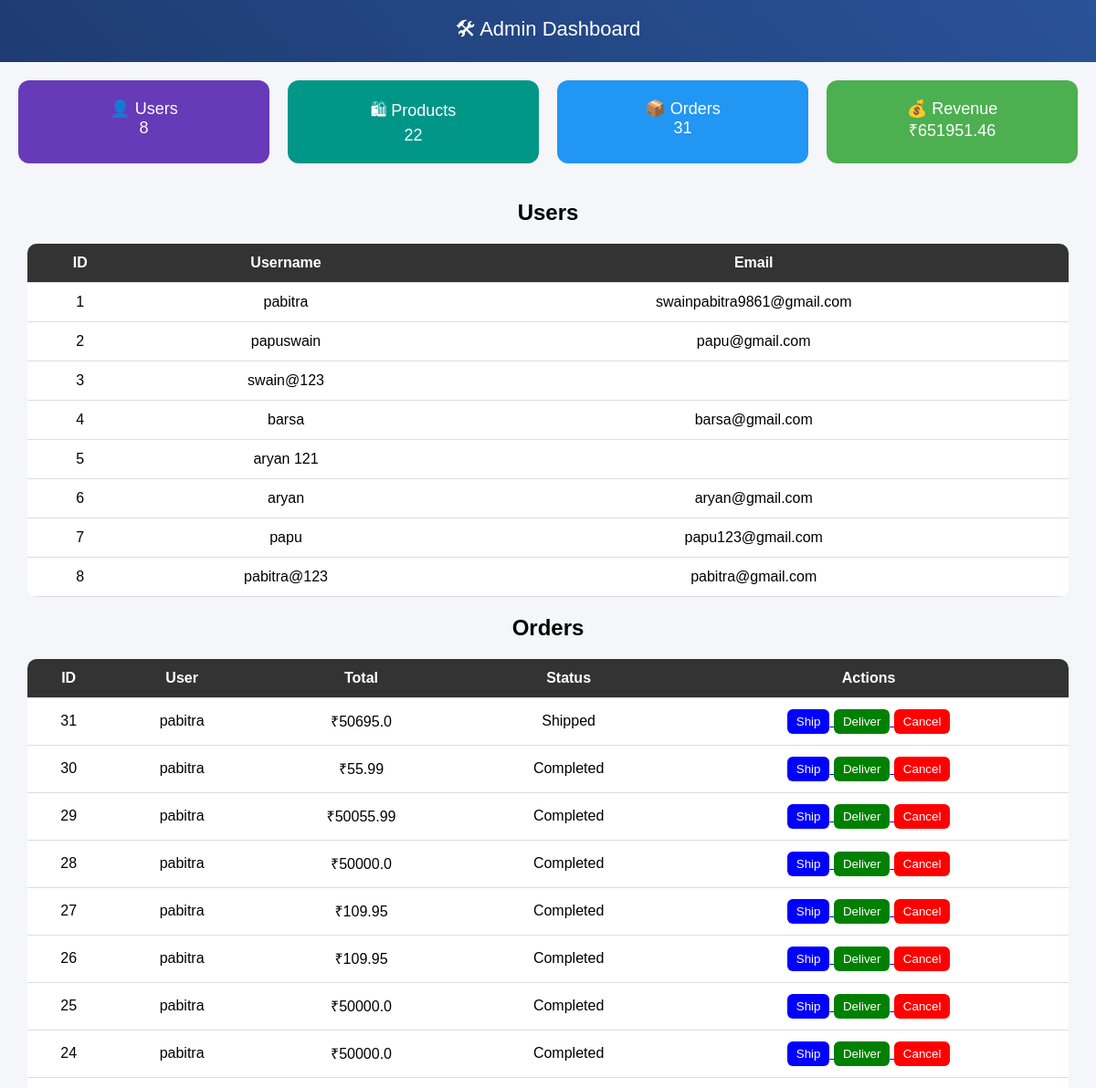
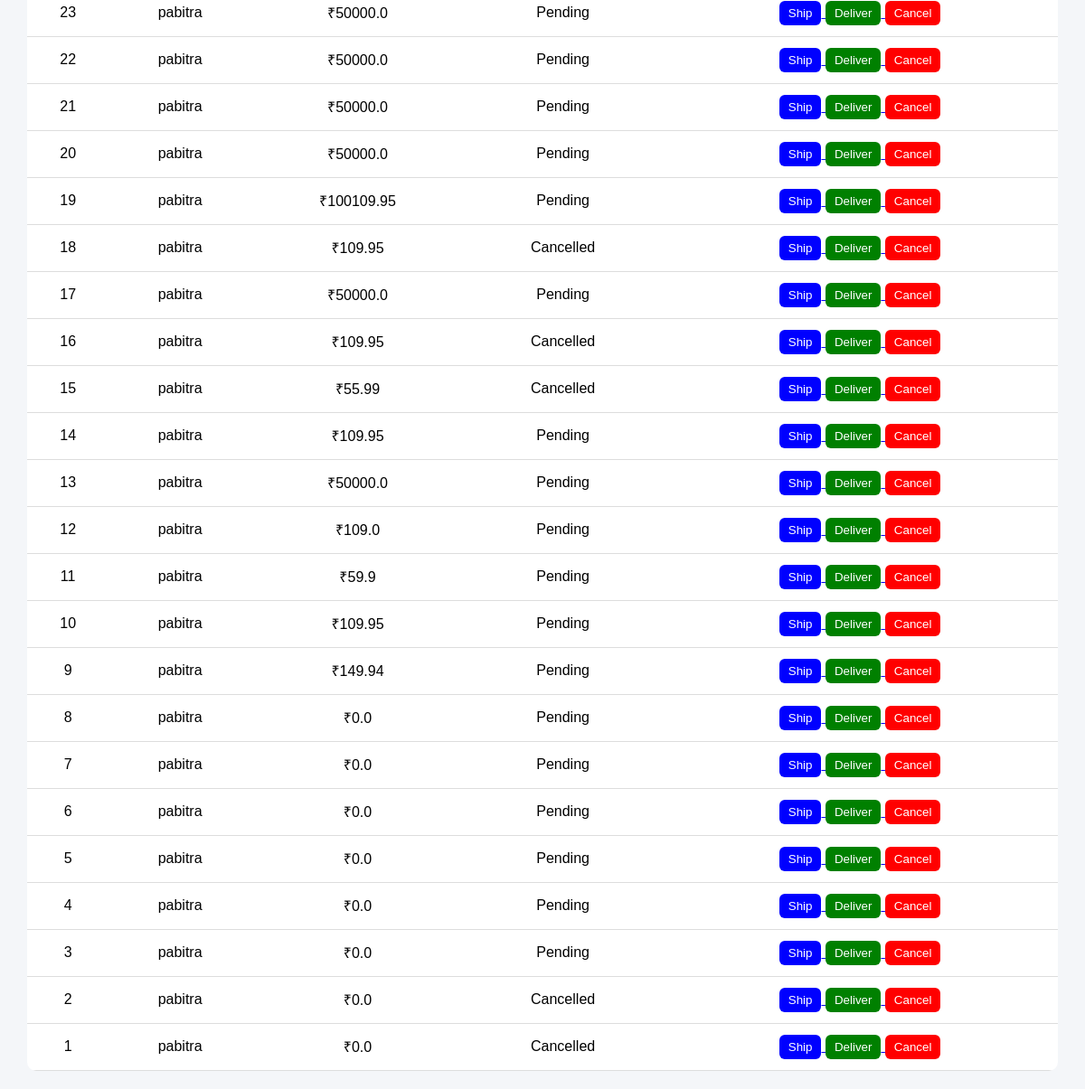
/admin-dashboard/ (signed in), run on the app's committed database (2 pictures, top to bottom).
### store/models.py (models this page shows)
class Order(models.Model):
    STATUS_CHOICES = [
        ('Pending', 'Pending'),
        ('Shipped', 'Shipped'),
        ('Delivered', 'Delivered'),
        ('Cancelled', 'Cancelled'),
    ]
    user = models.ForeignKey(User, on_delete=models.CASCADE)
    address = models.TextField()
    payment_method = models.CharField(max_length=50)
    total_price = models.FloatField()
    status = models.CharField(max_length=20, choices=STATUS_CHOICES, default='Pending')
    created_at = models.DateTimeField(auto_now_add=True)

### store/views.py (the view)
# urls.py: path('admin-dashboard/', views.admin_dashboard, name='admin_dashboard'),
def admin_dashboard(request):
    if not request.user.is_superuser:
        return redirect('/')
    total_users = User.objects.count()
    total_products = Product.objects.count()
    total_orders = Order.objects.count()
    total_revenue = Order.objects.aggregate(total=Sum('total_price'))['total'] or 0
    orders = Order.objects.all().order_by('-id')
    users = User.objects.all()
    context = {
        'total_users': total_users,
        'total_products': total_products,
        'total_orders': total_orders,
        'total_revenue': total_revenue,
        'orders': orders,
        'users': users
    }
    return render(request, 'admin_dashboard.html', context)

### store/templates/admin_dashboard.html (shortened to what this page needs)
<!doctype html>
<html>
  <head>
  </head>
  <body>
    <header>🛠 Admin Dashboard</header>
    <div class="stats">
      <div class="stat-box users">
        👤 Users <br />
        {{ total_users }}
      </div>
      <div class="stat-box products">
        🛍 Products <br />
        {{ total_products }}
      </div>
      <div class="stat-box orders">
        📦 Orders <br />
        {{ total_orders }}
      </div>
      <div class="stat-box revenue">
        💰 Revenue <br />
        ₹{{ total_revenue }}
      </div>
    </div>
    <h2 style="text-align: center">Users</h2>
    <table>
      <tr>
        <th>ID</th>
        <th>Username</th>
        <th>Email</th>
      </tr>
      {% for user in users %}
      <tr>
        <td>{{ user.id }}</td>
        <td>{{ user.username }}</td>
        <td>{{ user.email }}</td>
      </tr>
      {% endfor %}
    </table>
    <h2 style="text-align: center">Orders</h2>
    <table>
      <tr>
        <th>ID</th>
        <th>User</th>
        <th>Total</th>
        <th>Status</th>
        <th>Actions</th>
      </tr>
      {% for order in orders %}
      <tr>
        <td>{{ order.id }}</td>
        <td>{{ order.user.username }}</td>
        <td>₹{{ order.total_price }}</td>
        <td>{{ order.status }}</td>
        <td>
          <a href="/update-status/{{ order.id }}/Shipped/">
            <button class="ship">Ship</button>
          </a>
          <a href="/update-status/{{ order.id }}/Delivered/">
            <button class="deliver">Deliver</button>
          </a>
          <a href="/update-status/{{ order.id }}/Cancelled/">
            <button class="cancel">Cancel</button>
          </a>
        </td>
      </tr>
      {% endfor %}
    </table>
  </body>
</html>

### store/templates/admin_dashboard.html (style rules this page uses)
body { font-family: Arial; background: #f4f6f9; margin: 0; }
header { background: linear-gradient(45deg, #1e3c72, #2a5298); color: white; padding: 15px; text-align: center; font-size: 22px; }
.stats { display: flex; gap: 20px; padding: 20px; }
.stat-box { flex: 1; padding: 20px; border-radius: 12px; color: white; text-align: center; font-size: 18px; }
.users { background: #673ab7; }
.products { background: #009688; }
.orders { background: #2196f3; }
.revenue { background: #4caf50; }
table { width: 95%; margin: 20px auto; border-collapse: collapse; background: white; border-radius: 10px; overflow: hidden; }
th, td { padding: 12px; text-align: center; border-bottom: 1px solid #ddd; }
th { background: #333; color: white; }
button { padding: 6px 10px; border: none; border-radius: 6px; color: white; cursor: pointer; }
.ship { background: blue; }
.deliver { background: green; }
.cancel { background: red; }

### data on the page
Order: id "31", user.username "pabitra", total_price "50695.0", status "Shipped"
Order: id "30", user.username "pabitra", total_price "55.99", status "Completed"
Order: id "29", user.username "pabitra", total_price "50055.99", status "Completed"
Order: id "28", user.username "pabitra", total_price "50000.0", status "Completed"
Order: id "27", user.username "pabitra", total_price "109.95", status "Completed"
Order: id "26", user.username "pabitra", total_price "109.95", status "Completed"
Order: id "25", user.username "pabitra", total_price "50000.0", status "Completed"
Order: id "24", user.username "pabitra", total_price "50000.0", status "Completed"
Order: id "23", user.username "pabitra", total_price "50000.0", status "Pending"
Order: id "22", user.username "pabitra", total_price "50000.0", status "Pending"
Order: id "21", user.username "pabitra", total_price "50000.0", status "Pending"
Order: id "20", user.username "pabitra", total_price "50000.0", status "Pending"
Order: id "19", user.username "pabitra", total_price "100109.95", status "Pending"
Order: id "18", user.username "pabitra", total_price "109.95", status "Cancelled"
Order: id "17", user.username "pabitra", total_price "50000.0", status "Pending"
Order: id "16", user.username "pabitra", total_price "109.95", status "Cancelled"
Order: id "15", user.username "pabitra", total_price "55.99", status "Cancelled"
Order: id "14", user.username "pabitra", total_price "109.95", status "Pending"
Order: id "13", user.username "pabitra", total_price "50000.0", status "Pending"
Order: id "12", user.username "pabitra", total_price "109.0", status "Pending"
Order: id "11", user.username "pabitra", total_price "59.9", status "Pending"
Order: id "10", user.username "pabitra", total_price "109.95", status "Pending"
Order: id "9", user.username "pabitra", total_price "149.94", status "Pending"
Order: id "8", user.username "pabitra", total_price "0.0", status "Pending"
Order: id "7", user.username "pabitra", total_price "0.0", status "Pending"
Order: id "6", user.username "pabitra", total_price "0.0", status "Pending"
Order: id "5", user.username "pabitra", total_price "0.0", status "Pending"
Order: id "4", user.username "pabitra", total_price "0.0", status "Pending"
Order: id "3", user.username "pabitra", total_price "0.0", status "Pending"
Order: id "2", user.username "pabitra", total_price "0.0", status "Cancelled"
Order: id "1", user.username "pabitra", total_price "0.0", status "Cancelled"

### other printed values
{{ total_users }} "8"
{{ total_products }} "22"
{{ total_orders }} "31"
{{ total_revenue }} "651951.46"
{{ user.id }} "1"
{{ user.username }} "pabitra"
{{ user.email }} "swainpabitra9861@gmail.com"
{{ user.id }} "2"
{{ user.username }} "papuswain"
{{ user.email }} "papu@gmail.com"
{{ user.id }} "3"
{{ user.username }} "swain@123"
{{ user.id }} "4"
{{ user.username }} "barsa"
{{ user.email }} "barsa@gmail.com"
